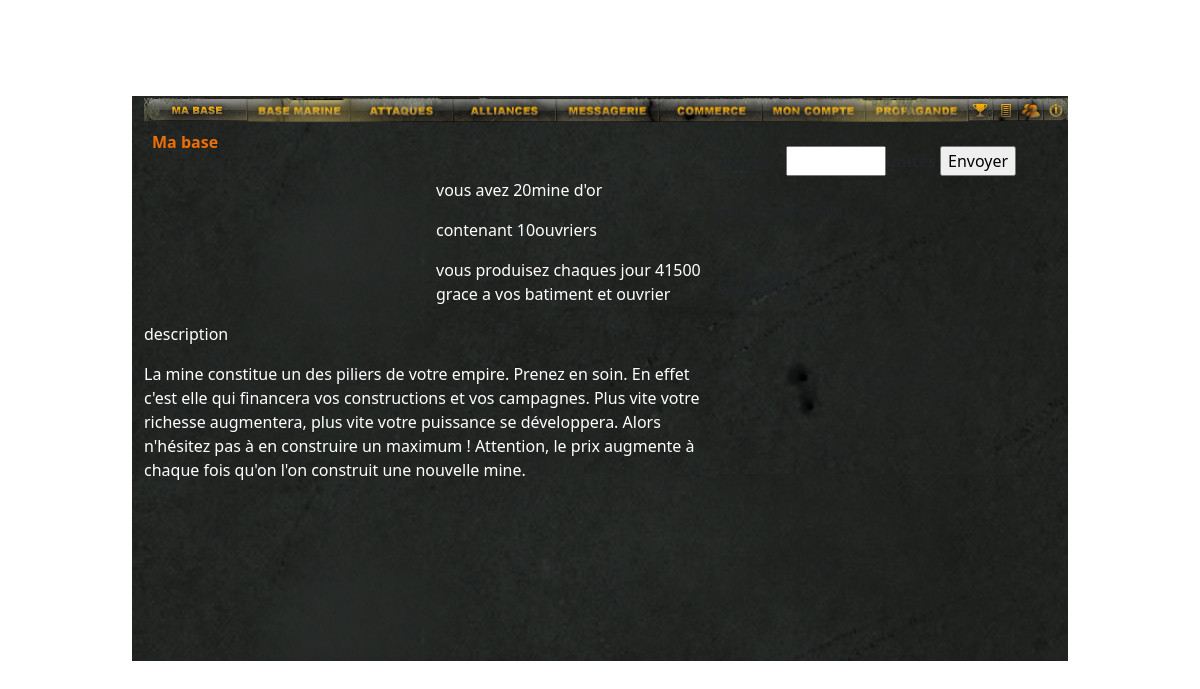
Screenshot of /achat.php?id=1 (signed in) with the database file from the repository.
### tables this page shows
CREATE TABLE IF NOT EXISTS `batiments_prod` (
  `id` int NOT NULL AUTO_INCREMENT,
  `nom` varchar(50) NOT NULL,
  `productionBat` int NOT NULL,
  `terrain` int NOT NULL,
  `productionOuvrier` int NOT NULL,
  `description` text NOT NULL,
  `img` longtext NOT NULL,
  `prix` int NOT NULL,
  PRIMARY KEY (`id`)
);

CREATE TABLE IF NOT EXISTS `batimentproductionplayer` (
  `id` int NOT NULL AUTO_INCREMENT,
  `idBatiment` int NOT NULL,
  `nombresBat` int NOT NULL DEFAULT '0',
  `nombresOuvrier` int NOT NULL DEFAULT '0',
  `id_player` int NOT NULL,
  PRIMARY KEY (`id`)
);

### actions/questions/acheterdivers.php (called while the page is built, shortened)
<?php
require('actions/database.php');
$idOfUser = $_SESSION['id'];
$idbat = $_GET['id'];
$affichebat = $bdd->prepare('SELECT bp.id, bp.nom, bp.img, bp.description, bp.prix, bpp.nombresBat AS nombre_batiments,
 bpp.nombresOuvrier AS nombre_ouvriers, (bp.productionBat * bpp.nombresBat) + ( bp.productionOuvrier * bpp.nombresOuvrier) AS production_totale
  FROM batiments_prod AS bp INNER JOIN batimentproductionplayer AS bpp
  ON bp.id = bpp.idBatiment WHERE bpp.id_player = ? AND bpp.idBatiment = ?');
$affichebat->execute(array($idOfUser,$idbat));
 $infosbat = $affichebat->fetch();

### achat.php (the view)
<?php
require('actions\questions\acheterdivers.php')
?>
<!DOCTYPE html>
<html lang="en">
<?php include 'includes/head.php'; ?>
<body>
    <br><br>
    <div class="container blockjeux">
    <?php include 'includes/navbf.php'; ?>
        <div class="row">
            <div class="blockgauche">
                <p class="mabase p-2"><strong> Ma base</strong></p>
                <div class="row">
                    <div class="col-6"><img src="<?= $infosbat['img'] ?>" alt="" style="width:100%;">
                    </div>
                    <div class="col-6">
                        <p style="color:white;"> vous avez <?= $infosbat['nombre_batiments'] ?><?= $infosbat['nom'] ?></p>
                        <p style="color:white;">contenant <?= $infosbat['nombre_ouvriers'] ?>ouvriers</p>
                        <p style="color:white;">  vous produisez  chaques jour <?= $infosbat['production_totale'] ?> grace a vos batiment et ouvrier</p>
                    </div>
                </div>
                <p style="color:white;">description </p>
                <p style="color:white;"><?= $infosbat['description'] ?></p>
            </div>
            <div class="blockdroit">
                <div class="row my-4">
                    <form>
                        <label for="achat">acheter :</label>
                        <input type="number" id="achat" name="achat" style="display: inline-block; width:100px;"><strong>unites <input type="submit" value="Envoyer" style="display: inline-block;"></strong><br><br>
                    </form>
                    <p>prix unitaire <?= $infosbat['prix'] ?></p>
                </div>
                <h2>dddd </h2>
            </div>
        </div>
    </div>
</body>
</html>

### assets/style.css (style rules this page uses)
.blockjeux { width: 936px; height: 565px; background-image: url('../assets/img/bgbase.png'); background-size: auto; }
.blockgauche { width: 584px; height: 100%; }
.blockdroit { width: 352px; height: 100%; padding: 0px 0px !important; }
.mabase { color: rgb(236, 111, 9); }

### rows the page displays
batiments_prod: batimentproductionplayer.nombresBat "20", nom "mine d'or", batimentproductionplayer.nombresOuvrier "10", description "La mine constitue un des piliers de votre empire. Prenez en soin. En effet c'est elle qui financera vos constructions et vos campagnes. Plus vite votre richesse augmentera, plus vite votre puissance se développera. Alors n'hésitez pas à en construire un maximum ! Attention, le prix augmente à chaque fois qu'on l'on construit une nouvelle mine."

### other values shown
$infosbat['production_totale'] "41500"
